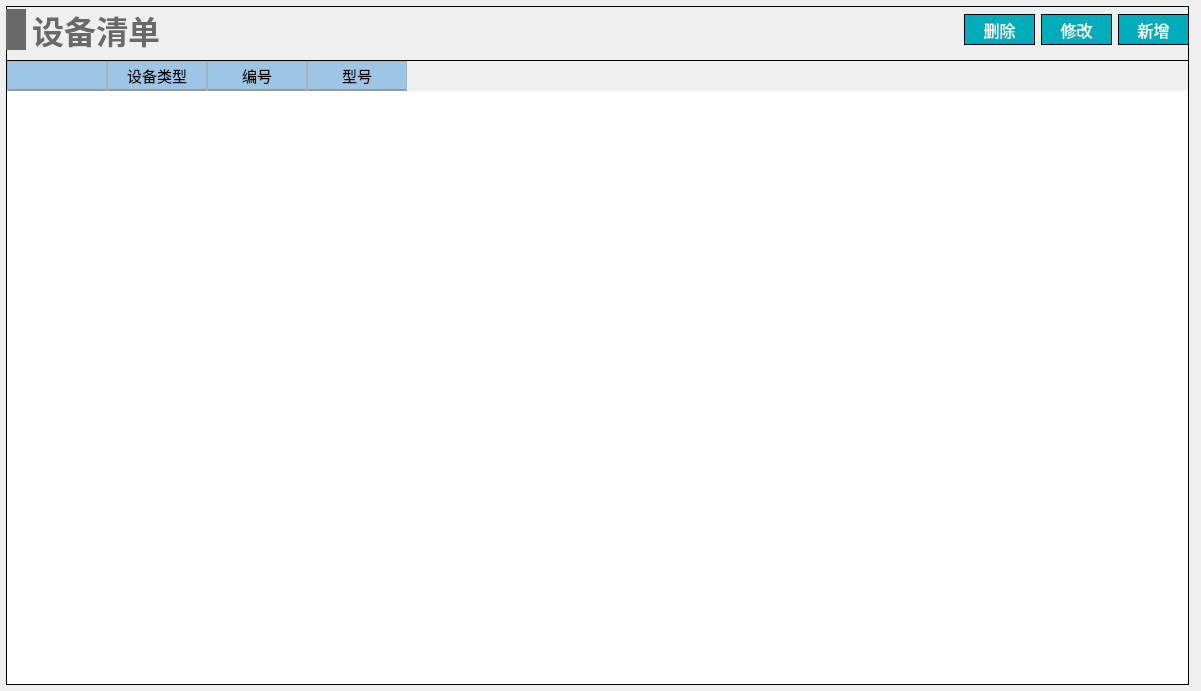
<?xml version="1.0" encoding="UTF-8"?>
<ui version="4.0">
 <class>SystemComp_list_widget</class>
 <widget class="QWidget" name="SystemComp_list_widget">
  <property name="geometry">
   <rect>
    <x>0</x>
    <y>0</y>
    <width>1201</width>
    <height>691</height>
   </rect>
  </property>
  <property name="windowTitle">
   <string>Form</string>
  </property>
  <widget class="QWidget" name="widget_room_define" native="true">
   <property name="geometry">
    <rect>
     <x>6</x>
     <y>6</y>
     <width>1183</width>
     <height>679</height>
    </rect>
   </property>
   <property name="minimumSize">
    <size>
     <width>1183</width>
     <height>679</height>
    </size>
   </property>
   <property name="styleSheet">
    <string notr="true">#widget_room_define
{
border: 1px solid #000000;
}</string>
   </property>
   <layout class="QHBoxLayout" name="horizontalLayout_3">
    <item>
     <layout class="QVBoxLayout" name="verticalLayout">
      <item>
       <layout class="QHBoxLayout" name="horizontalLayout_2">
        <item>
         <layout class="QHBoxLayout" name="horizontalLayout_20">
          <item>
           <widget class="QLabel" name="label_20">
            <property name="minimumSize">
             <size>
              <width>20</width>
              <height>41</height>
             </size>
            </property>
            <property name="maximumSize">
             <size>
              <width>20</width>
              <height>41</height>
             </size>
            </property>
            <property name="styleSheet">
             <string notr="true">QLabel { 
border: none; 
background-color : rgb(105, 105, 105);
}</string>
            </property>
            <property name="text">
             <string/>
            </property>
           </widget>
          </item>
          <item>
           <widget class="QLabel" name="label_21">
            <property name="font">
             <font>
              <family>Microsoft YaHei</family>
              <pointsize>24</pointsize>
              <bold>true</bold>
             </font>
            </property>
            <property name="styleSheet">
             <string notr="true">QLabel { 
border: none; 
color : rgb(105, 105, 105);
}</string>
            </property>
            <property name="text">
             <string>设备清单</string>
            </property>
            <property name="alignment">
             <set>Qt::AlignBottom|Qt::AlignHCenter</set>
            </property>
           </widget>
          </item>
         </layout>
        </item>
        <item>
         <spacer name="horizontalSpacer">
          <property name="orientation">
           <enum>Qt::Horizontal</enum>
          </property>
          <property name="sizeHint" stdset="0">
           <size>
            <width>40</width>
            <height>20</height>
           </size>
          </property>
         </spacer>
        </item>
        <item>
         <layout class="QHBoxLayout" name="horizontalLayout">
          <item>
           <widget class="QPushButton" name="pushButton_del">
            <property name="minimumSize">
             <size>
              <width>71</width>
              <height>31</height>
             </size>
            </property>
            <property name="font">
             <font>
              <family>黑体</family>
              <pointsize>12</pointsize>
             </font>
            </property>
            <property name="styleSheet">
             <string notr="true">QPushButton
{
	color:#ffffff; /*文字颜色*/
    background-color: #00ACB9;/*背景色*/
    border-radius:0px; /*边框倒角*/
	border: 1px solid #000000;
}


QPushButton:hover 
{
background-color: rgb(0,142,153);
color: white;
}</string>
            </property>
            <property name="text">
             <string>删除</string>
            </property>
           </widget>
          </item>
          <item>
           <widget class="QPushButton" name="pushButton_revise">
            <property name="minimumSize">
             <size>
              <width>71</width>
              <height>31</height>
             </size>
            </property>
            <property name="font">
             <font>
              <family>黑体</family>
              <pointsize>12</pointsize>
             </font>
            </property>
            <property name="styleSheet">
             <string notr="true">QPushButton
{
	color:#ffffff; /*文字颜色*/
    background-color: #00ACB9;/*背景色*/
    border-radius:0px; /*边框倒角*/
	border: 1px solid #000000;
}


QPushButton:hover 
{
background-color: rgb(0,142,153);
color: white;
}</string>
            </property>
            <property name="text">
             <string>修改</string>
            </property>
           </widget>
          </item>
          <item>
           <widget class="QPushButton" name="pushButton_add">
            <property name="minimumSize">
             <size>
              <width>71</width>
              <height>31</height>
             </size>
            </property>
            <property name="font">
             <font>
              <family>黑体</family>
              <pointsize>12</pointsize>
             </font>
            </property>
            <property name="styleSheet">
             <string notr="true">QPushButton
{
	color:#ffffff; /*文字颜色*/
    background-color: #00ACB9;/*背景色*/
    border-radius:0px; /*边框倒角*/
	border: 1px solid #000000;
}


QPushButton:hover 
{
background-color: rgb(0,142,153);
color: white;
}</string>
            </property>
            <property name="text">
             <string>新增</string>
            </property>
           </widget>
          </item>
         </layout>
        </item>
       </layout>
      </item>
      <item>
       <widget class="QTableWidget" name="tableWidget">
        <property name="minimumSize">
         <size>
          <width>851</width>
          <height>591</height>
         </size>
        </property>
        <property name="focusPolicy">
         <enum>Qt::NoFocus</enum>
        </property>
        <property name="layoutDirection">
         <enum>Qt::LeftToRight</enum>
        </property>
        <property name="styleSheet">
         <string notr="true">/*设置标题(包括垂直+水平的)*/
QHeaderView
{							
	
	font-size: 15px;				/*字大小*/
	font-family: '黑体';
	/*border: 1px solid #B4B4B4;*/
	border:none;
    /*border-bottom: 2px solid #999999; */		/*下边框颜色*/
    /*background: #9DC6E6;*/				/*背景浅蓝色*/ 
	min-height:30px;
	text-align: center;	       
}


/*设置标题(水平的)*/
QHeaderView::section:horizontal { 					
        border: 1px solid #AFAFAF; 			/*间隔颜色*/
	    border-bottom: 2px solid #999999; 							
        color: black;
        background: #9DC6E6;
}

/*设置鼠标停留状态*/
QHeaderView::section:horizontal:hover 
{			
        color: black;							/*字体白色*/
        background: #82AFC9;				/*背景深蓝色*/
}

/*设置鼠标按下状态*/
QHeaderView::section:horizontal:pressed 
{			
        color: black;
        background: #82AFC9;
		border-bottom: 3px solid #037BFC;				
}


QTableWidget 
{
		font-size: 14px;				/*10榜*/
		font-family: '黑体';				
		color : black;				
        border: 1px solid #000000;		
        background: white;
        gridline-color: #E0E0E0;	
        text-align: center;	
        outline:0px;			/*禁止焦点*/
}

/*设置选中的视图项*/
QTableWidget::item:selected
{				    
		border: 2px solid #0398FC;	
        color : black;				
}</string>
        </property>
        <property name="frameShape">
         <enum>QFrame::StyledPanel</enum>
        </property>
        <property name="sortingEnabled">
         <bool>false</bool>
        </property>
        <attribute name="horizontalHeaderCascadingSectionResizes">
         <bool>false</bool>
        </attribute>
        <attribute name="horizontalHeaderShowSortIndicator" stdset="0">
         <bool>false</bool>
        </attribute>
        <attribute name="horizontalHeaderStretchLastSection">
         <bool>false</bool>
        </attribute>
        <attribute name="verticalHeaderCascadingSectionResizes">
         <bool>false</bool>
        </attribute>
        <attribute name="verticalHeaderStretchLastSection">
         <bool>false</bool>
        </attribute>
        <column>
         <property name="text">
          <string/>
         </property>
        </column>
        <column>
         <property name="text">
          <string>设备类型</string>
         </property>
        </column>
        <column>
         <property name="text">
          <string>编号</string>
         </property>
        </column>
        <column>
         <property name="text">
          <string>型号</string>
         </property>
        </column>
       </widget>
      </item>
     </layout>
    </item>
   </layout>
  </widget>
 </widget>
 <resources/>
 <connections/>
</ui>
